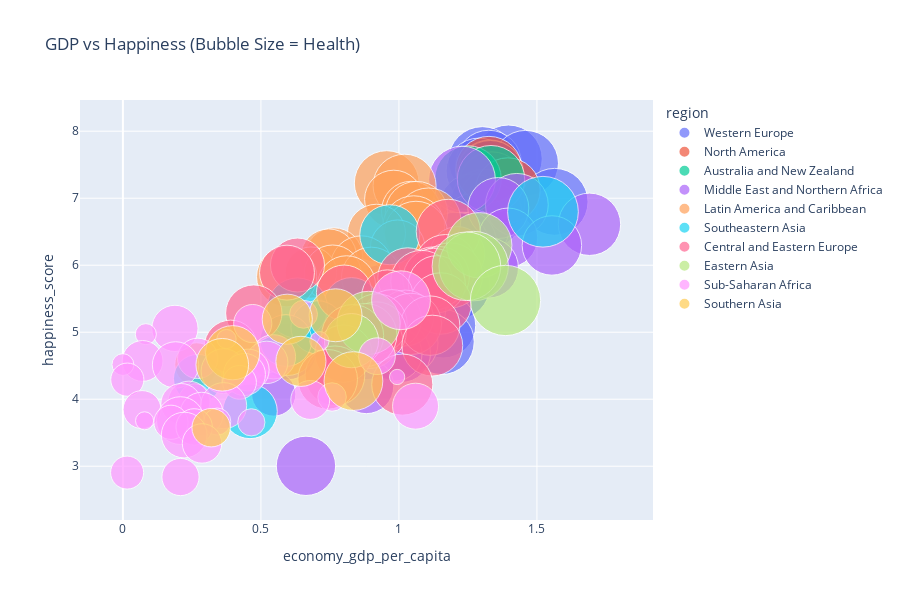

The notebook cell this image was saved under:
### Code cell
fig = px.scatter(
    df,
    x='economy_gdp_per_capita',
    y='happiness_score',
    color='region',
    size='health_life_expectancy',
    hover_name='country',
    title='GDP vs Happiness (Bubble Size = Health)',
    size_max=50
)
fig.update_layout(height=600)
fig.show()

### Figure 1 — Plotly figure (JSON) as saved in the notebook; plotly's stock layout.template omitted (floating-point values rounded to 4 significant figures)
{"data": [{"hovertemplate": "<b>%{hovertext}</b><br><br>region=Western Europe<br>economy_gdp_per_capita=%{x}<br>happiness_score=%{y}<br>health_life_expectancy=%{marker.size}<extra></extra>", "hovertext": ["Switzerland", "Iceland", "Denmark", "Norway", "Finland", "Netherlands", "Sweden", "Austria", "Luxembourg", "Ireland", "Belgium", "United Kingdom", "Germany", "France", "Spain", "Malta", "Italy", "North Cyprus", "Cyprus", "Portugal", "Greece"], "legendgroup": "Western Europe", "marker": {"color": "#636efa", "size": [0.9414, 0.9478, 0.8746, 0.8852, 0.8891, 0.8928, 0.9109, 0.8904, 0.9189, 0.8953, 0.8967, 0.9094, 0.8919, 0.9458, 0.9556, 0.8872, 0.9545, 0.9236, 0.9236, 0.8752, 0.8821], "sizemode": "area", "sizeref": 0.0004101, "symbol": "circle"}, "mode": "markers", "name": "Western Europe", "orientation": "v", "showlegend": true, "type": "scatter", "x": [1.397, 1.302, 1.325, 1.459, 1.29, 1.329, 1.332, 1.337, 1.564, 1.336, 1.308, 1.266, 1.328, 1.278, 1.23, 1.207, 1.251, 1.208, 1.208, 1.16, 1.154], "xaxis": "x", "y": [7.587, 7.561, 7.527, 7.522, 7.406, 7.378, 7.364, 7.2, 6.946, 6.94, 6.937, 6.867, 6.75, 6.575, 6.329, 6.302, 5.948, 5.695, 5.689, 5.102, 4.857], "yaxis": "y"}, {"hovertemplate": "<b>%{hovertext}</b><br><br>region=North America<br>economy_gdp_per_capita=%{x}<br>happiness_score=%{y}<br>health_life_expectancy=%{marker.size}<extra></extra>", "hovertext": ["Canada", "United States"], "legendgroup": "North America", "marker": {"color": "#EF553B", "size": [0.9056, 0.8618], "sizemode": "area", "sizeref": 0.0004101, "symbol": "circle"}, "mode": "markers", "name": "North America", "orientation": "v", "showlegend": true, "type": "scatter", "x": [1.326, 1.395], "xaxis": "x", "y": [7.427, 7.119], "yaxis": "y"}, {"hovertemplate": "<b>%{hovertext}</b><br><br>region=Australia and New Zealand<br>economy_gdp_per_capita=%{x}<br>happiness_score=%{y}<br>health_life_expectancy=%{marker.size}<extra></extra>", "hovertext": ["New Zealand", "Australia"], "legendgroup": "Australia and New Zealand", "marker": {"color": "#00cc96", "size": [0.9084, 0.9316], "sizemode": "area", "sizeref": 0.0004101, "symbol": "circle"}, "mode": "markers", "name": "Australia and New Zealand", "orientation": "v", "showlegend": true, "type": "scatter", "x": [1.25, 1.334], "xaxis": "x", "y": [7.286, 7.284], "yaxis": "y"}, {"hovertemplate": "<b>%{hovertext}</b><br><br>region=Middle East and Northern Africa<br>economy_gdp_per_capita=%{x}<br>happiness_score=%{y}<br>health_life_expectancy=%{marker.size}<extra></extra>", "hovertext": ["Israel", "United Arab Emirates", "Oman", "Qatar", "Saudi Arabia", "Kuwait", "Bahrain", "Libya", "Algeria", "Turkey", "Jordan", "Morocco", "Lebanon", "Tunisia", "Palestinian Territories", "Iran", "Iraq", "Egypt", "Yemen", "Syria"], "legendgroup": "Middle East and Northern Africa", "marker": {"color": "#ab63fa", "size": [0.9139, 0.8093, 0.7628, 0.7973, 0.7202, 0.7249, 0.7472, 0.7038, 0.6177, 0.7317, 0.6964, 0.6095, 0.8395, 0.7379, 0.6602, 0.698, 0.6024, 0.6171, 0.4006, 0.7219], "sizemode": "area", "sizeref": 0.0004101, "symbol": "circle"}, "mode": "markers", "name": "Middle East and Northern Africa", "orientation": "v", "showlegend": true, "type": "scatter", "x": [1.229, 1.427, 1.36, 1.69, 1.395, 1.554, 1.324, 1.131, 0.9393, 1.061, 0.902, 0.7348, 1.026, 0.8811, 0.5987, 1.009, 0.9855, 0.8818, 0.5465, 0.6632], "xaxis": "x", "y": [7.278, 6.901, 6.853, 6.611, 6.411, 6.295, 5.96, 5.754, 5.605, 5.332, 5.192, 5.013, 4.839, 4.739, 4.715, 4.686, 4.677, 4.194, 4.077, 3.006], "yaxis": "y"}, {"hovertemplate": "<b>%{hovertext}</b><br><br>region=Latin America and Caribbean<br>economy_gdp_per_capita=%{x}<br>happiness_score=%{y}<br>health_life_expectancy=%{marker.size}<extra></extra>", "hovertext": ["Costa Rica", "Mexico", "Brazil", "Venezuela", "Panama", "Chile", "Argentina", "Uruguay", "Colombia", "Suriname", "Trinidad and Tobago", "El Salvador", "Guatemala", "Ecuador", "Bolivia", "Paraguay", "Nicaragua", "Peru", "Jamaica", "Dominican Republic", "Honduras", "Haiti"], "legendgroup": "Latin America and Caribbean", "marker": {"color": "#FFA15A", "size": [0.8603, 0.8144, 0.697, 0.7205, 0.7966, 0.8586, 0.7872, 0.8116, 0.6908, 0.6082, 0.6148, 0.6774, 0.6442, 0.7907, 0.5392, 0.661, 0.7431, 0.7302, 0.6874, 0.6683, 0.6951, 0.3885], "sizemode": "area", "sizeref": 0.0004101, "symbol": "circle"}, "mode": "markers", "name": "Latin America and Caribbean", "orientation": "v", "showlegend": true, "type": "scatter", "x": [0.9558, 1.021, 0.9812, 1.044, 1.064, 1.107, 1.054, 1.062, 0.9186, 0.9953, 1.212, 0.7645, 0.7455, 0.864, 0.6813, 0.7599, 0.5933, 0.9002, 0.8104, 0.8954, 0.5953, 0.2667], "xaxis": "x", "y": [7.226, 7.187, 6.983, 6.81, 6.786, 6.67, 6.574, 6.485, 6.477, 6.269, 6.168, 6.13, 6.123, 5.975, 5.89, 5.878, 5.828, 5.824, 5.709, 4.885, 4.788, 4.518], "yaxis": "y"}, {"hovertemplate": "<b>%{hovertext}</b><br><br>region=Southeastern Asia<br>economy_gdp_per_capita=%{x}<br>happiness_score=%{y}<br>health_life_expectancy=%{marker.size}<extra></extra>", "hovertext": ["Singapore", "Thailand", "Malaysia", "Indonesia", "Vietnam", "Philippines", "Laos", "Myanmar", "Cambodia"], "legendgroup": "Southeastern Asia", "marker": {"color": "#19d3f3", "size": [1.025, 0.7385, 0.7239, 0.6379, 0.7468, 0.5811, 0.5491, 0.4825, 0.6111], "sizemode": "area", "sizeref": 0.0004101, "symbol": "circle"}, "mode": "markers", "name": "Southeastern Asia", "orientation": "v", "showlegend": true, "type": "scatter", "x": [1.522, 0.9669, 1.125, 0.8283, 0.6322, 0.7053, 0.5907, 0.2711, 0.4604], "xaxis": "x", "y": [6.798, 6.455, 5.77, 5.399, 5.36, 5.073, 4.876, 4.307, 3.819], "yaxis": "y"}, {"hovertemplate": "<b>%{hovertext}</b><br><br>region=Central and Eastern Europe<br>economy_gdp_per_capita=%{x}<br>happiness_score=%{y}<br>health_life_expectancy=%{marker.size}<extra></extra>", "hovertext": ["Czech Republic", "Uzbekistan", "Slovakia", "Moldova", "Kazakhstan", "Slovenia", "Lithuania", "Belarus", "Poland", "Croatia", "Russia", "Kosovo", "Turkmenistan", "Estonia", "Kyrgyzstan", "Azerbaijan", "Montenegro", "Romania", "Serbia", "Latvia", "Macedonia", "Albania", "Bosnia and Herzegovina", "Hungary", "Tajikistan", "Ukraine", "Armenia", "Georgia", "Bulgaria"], "legendgroup": "Central and Eastern Europe", "marker": {"color": "#FF6692", "size": [0.8448, 0.5977, 0.789, 0.6183, 0.6437, 0.8734, 0.7313, 0.7361, 0.779, 0.7881, 0.6693, 0.6313, 0.5389, 0.7736, 0.6509, 0.6404, 0.7252, 0.7689, 0.7484, 0.7244, 0.7355, 0.8133, 0.7908, 0.7591, 0.5738, 0.6739, 0.7299, 0.7293, 0.7665], "sizemode": "area", "sizeref": 0.0004101, "symbol": "circle"}, "mode": "markers", "name": "Central and Eastern Europe", "orientation": "v", "showlegend": true, "type": "scatter", "x": [1.179, 0.6324, 1.169, 0.5945, 1.123, 1.185, 1.147, 1.032, 1.126, 1.083, 1.138, 0.8015, 0.9585, 1.152, 0.4743, 1.024, 0.9744, 1.043, 0.9205, 1.113, 0.9185, 0.8787, 0.8322, 1.121, 0.3905, 0.7991, 0.7682, 0.7419, 1.012], "xaxis": "x", "y": [6.505, 6.003, 5.995, 5.889, 5.855, 5.848, 5.833, 5.813, 5.791, 5.759, 5.716, 5.589, 5.548, 5.429, 5.286, 5.212, 5.192, 5.124, 5.123, 5.098, 5.007, 4.959, 4.949, 4.8, 4.786, 4.681, 4.35, 4.297, 4.218], "yaxis": "y"}, {"hovertemplate": "<b>%{hovertext}</b><br><br>region=Eastern Asia<br>economy_gdp_per_capita=%{x}<br>happiness_score=%{y}<br>health_life_expectancy=%{marker.size}<extra></extra>", "hovertext": ["Taiwan", "Japan", "South Korea", "Hong Kong", "China", "Mongolia"], "legendgroup": "Eastern Asia", "marker": {"color": "#B6E880", "size": [0.8753, 0.9911, 0.9654, 1.013, 0.8166, 0.6027], "sizemode": "area", "sizeref": 0.0004101, "symbol": "circle"}, "mode": "markers", "name": "Eastern Asia", "orientation": "v", "showlegend": true, "type": "scatter", "x": [1.291, 1.271, 1.245, 1.386, 0.8901, 0.8282], "xaxis": "x", "y": [6.298, 5.987, 5.984, 5.474, 5.14, 4.874], "yaxis": "y"}, {"hovertemplate": "<b>%{hovertext}</b><br><br>region=Sub-Saharan Africa<br>economy_gdp_per_capita=%{x}<br>happiness_score=%{y}<br>health_life_expectancy=%{marker.size}<extra></extra>", "hovertext": ["Mauritius", "Nigeria", "Zambia", "Somaliland region", "Mozambique", "Lesotho", "Swaziland", "South Africa", "Ghana", "Zimbabwe", "Liberia", "Sudan", "Congo (Kinshasa)", "Ethiopia", "Sierra Leone", "Mauritania", "Kenya", "Djibouti", "Botswana", "Malawi", "Cameroon", "Angola", "Mali", "Congo (Brazzaville)", "Comoros", "Uganda", "Senegal", "Gabon", "Niger", "Tanzania", "Madagascar", "Central African Republic", "Chad", "Guinea", "Ivory Coast", "Burkina Faso", "Rwanda", "Benin", "Burundi", "Togo"], "legendgroup": "Sub-Saharan Africa", "marker": {"color": "#FF97FF", "size": [0.7095, 0.1601, 0.2992, 0.4387, 0.09131, 0.07612, 0.07566, 0.2769, 0.4013, 0.3347, 0.342, 0.3688, 0.09806, 0.4405, 0, 0.3587, 0.4143, 0.3629, 0.04776, 0.2256, 0.234, 0.1668, 0.2058, 0.3105, 0.3631, 0.3386, 0.4354, 0.4337, 0.2971, 0.3821, 0.4672, 0.06699, 0.1501, 0.2401, 0.1519, 0.2712, 0.4286, 0.3191, 0.224, 0.2844], "sizemode": "area", "sizeref": 0.0004101, "symbol": "circle"}, "mode": "markers", "name": "Sub-Saharan Africa", "orientation": "v", "showlegend": true, "type": "scatter", "x": [1.008, 0.6543, 0.4704, 0.1885, 0.08308, 0.3755, 0.7121, 0.9205, 0.5456, 0.271, 0.0712, 0.5211, 0, 0.1907, 0.3302, 0.4541, 0.3647, 0.4402, 0.9936, 0.01604, 0.4225, 0.7578, 0.2607, 0.6787, 0.2391, 0.211, 0.365, 1.06, 0.0694, 0.2852, 0.2082, 0.0785, 0.3419, 0.1742, 0.4653, 0.2581, 0.2221, 0.2867, 0.0153, 0.2087], "xaxis": "x", "y": [5.477, 5.268, 5.129, 5.057, 4.971, 4.898, 4.867, 4.642, 4.633, 4.61, 4.571, 4.55, 4.517, 4.512, 4.507, 4.436, 4.419, 4.369, 4.332, 4.292, 4.252, 4.033, 3.995, 3.989, 3.956, 3.931, 3.904, 3.896, 3.845, 3.781, 3.681, 3.678, 3.667, 3.656, 3.655, 3.587, 3.465, 3.34, 2.905, 2.839], "yaxis": "y"}, {"hovertemplate": "<b>%{hovertext}</b><br><br>region=Southern Asia<br>economy_gdp_per_capita=%{x}<br>happiness_score=%{y}<br>health_life_expectancy=%{marker.size}<extra></extra>", "hovertext": ["Bhutan", "Pakistan", "Bangladesh", "India", "Nepal", "Sri Lanka", "Afghanistan"], "legendgroup": "Southern Asia", "marker": {"color": "#FECB52", "size": [0.5741, 0.5147, 0.6016, 0.5153, 0.5687, 0.7081, 0.3034], "sizemode": "area", "sizeref": 0.0004101, "symbol": "circle"}, "mode": "markers", "name": "Southern Asia", "orientation": "v", "showlegend": true, "type": "scatter", "x": [0.7704, 0.5954, 0.3975, 0.645, 0.36, 0.8352, 0.3198], "xaxis": "x", "y": [5.253, 5.194, 4.694, 4.565, 4.514, 4.271, 3.575], "yaxis": "y"}], "layout": {"height": 600, "legend": {"itemsizing": "constant", "title": {"text": "region"}, "tracegroupgap": 0}, "title": {"text": "GDP vs Happiness (Bubble Size = Health)"}, "xaxis": {"anchor": "y", "domain": [0, 1], "title": {"text": "economy_gdp_per_capita"}}, "yaxis": {"anchor": "x", "domain": [0, 1], "title": {"text": "happiness_score"}}}}
